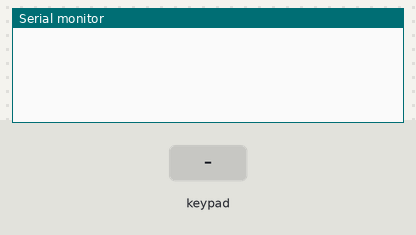
This sketch was run on a simulated Arduino Uno, built with avr-gcc and run on an emulated ATmega328P. On the bench: the last lines printed to the serial monitor. The test bench sets the inputs (shaded band).

Above: at 1.2 s.
1.3 s: key '1' pressed
At 2.2 s:
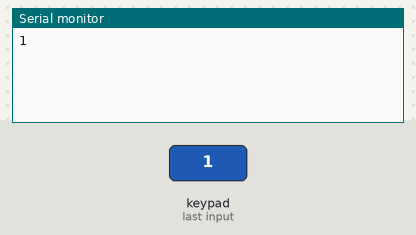
2.8 s: keypad keys 8 7 6 5 # pressed 0.4 s apart
At 4.7 s:
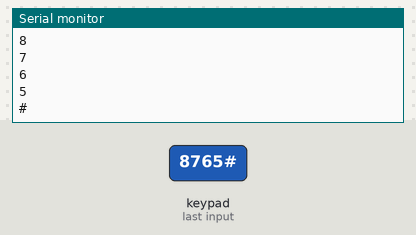
6.3 s: key '*' pressed
At 7.3 s:
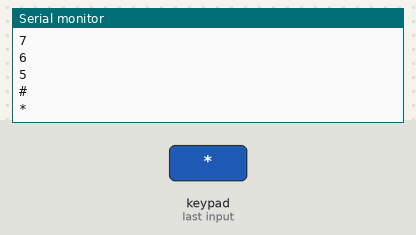
7.8 s: keypad keys 4 3 2 pressed 0.4 s apart
At 9.0 s:
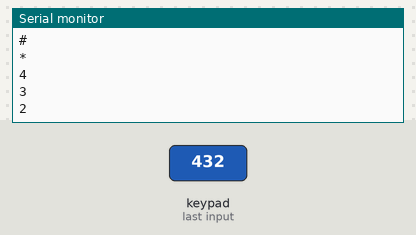
Timing chart, 0 to 10.8 s (numbered marks = the images above; inputs shaded):
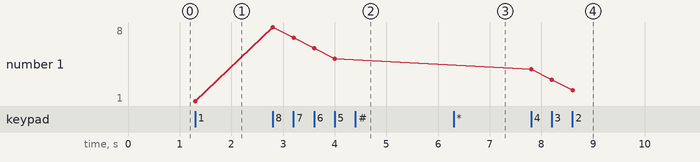

The sketch:

keypad_arduino_code.ino
```cpp
/*  Keypadtest.pde
 *
 *  Demonstrate the simplest use of the  keypad library.
 *
 *  The first step is to connect your keypad to the
 *  Arduino  using the pin numbers listed below in
 *  rowPins[] and colPins[]. If you want to use different
 *  pins then  you  can  change  the  numbers below to
 *  match your setup.
 *
 */
#include <Keypad.h>

const byte ROWS = 4; // Four rows
const byte COLS = 3; // Three columns
// Define the Keymap
char keys[ROWS][COLS] = {
  {'1','2','3'},
  {'4','5','6'},
  {'7','8','9'},
  {'*','0','#'}
};
// Connect keypad ROW0, ROW1, ROW2 and ROW3 to these Arduino pins.
byte rowPins[ROWS] = { 8, 7, 6, 5 };
// Connect keypad COL0, COL1 and COL2 to these Arduino pins.
byte colPins[COLS] = { 4, 3, 2 };

// Create the Keypad
Keypad kpd = Keypad( makeKeymap(keys), rowPins, colPins, ROWS, COLS );


void setup()
{
  // initialize serial communication at 9600 bits per second:
  Serial.begin(9600);
}

void loop()
{
  //takes the key entered
  char pushButton=kpd.getKey();
  if(pushButton) {
  // print out the button if a key is entered
  Serial.println(pushButton);
  }
}
```

Measured:
- after the input at 1.3 s, the serial monitor: prints a new line at once (image 1)
- after the input at 2.8 s, the serial monitor: prints a new line at once (image 2)
- after the input at 6.3 s, the serial monitor: prints a new line at once (image 3)
- after the input at 7.8 s, the serial monitor: prints a new line at once (image 4)
- plotted number 1: 1 → 5 after the input at 2.8 s, 5 → 2 after the input at 7.8 s
